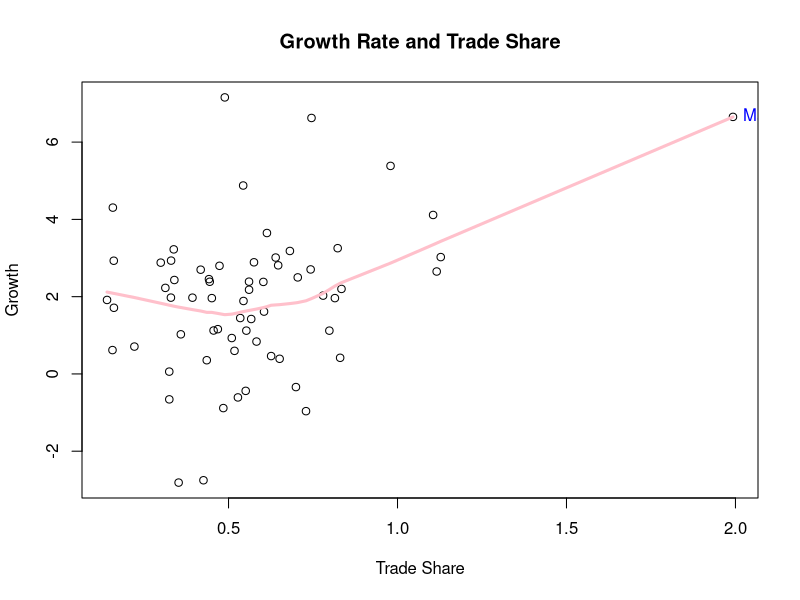
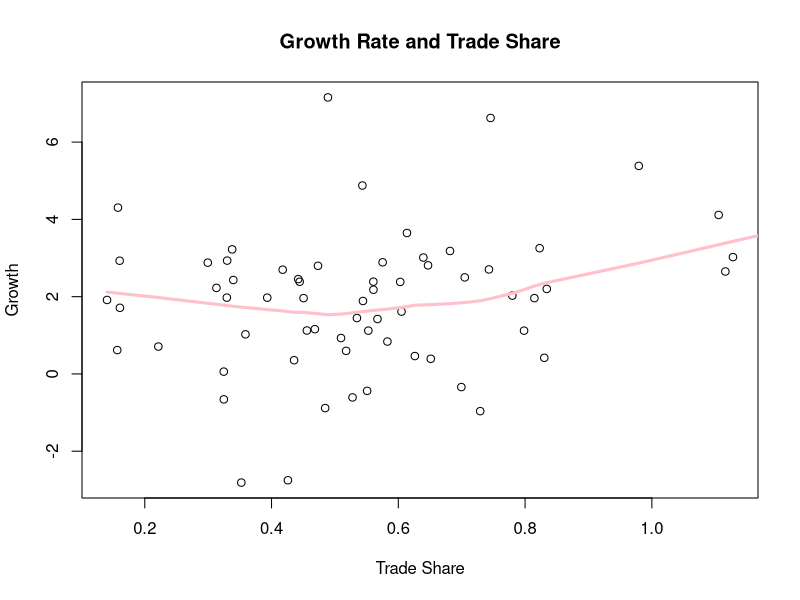

Here is the R script that generated these plots, in order:
P <- read.csv ('Growth.csv')
x <- as.matrix(P$tradeshare)
y <- as.matrix(P$growth)
trade_share = c(P$tradeshare)
growth_rate = c(P$growth)
df <- data.frame (trade_share, growth_rate)
df
#Scatter plot for all countries
plot(x, y, main = "Growth Rate and Trade Share", xlab = "Trade Share", ylab = "Growth", pch = 21)
lines(lowess(x, y), col = "pink", lwd = 3)
A <- which(P$country_name == "Malta")
text(x[A], y[A], labels = "Malta", pos = 4, col = "blue")
model_1 = lm (growth_rate ~ trade_share)
#Prediction for growth rate based on trade share
summary(model_1)
predict(model_1, data.frame(trade_share = 0.5))
predict(model_1, data.frame(trade_share = 1))
#Exclude outliers such as Malta from the model
M <- P[-c(65),]
trade_share_1 = c(M$tradeshare)
growth_rate_1 = c(M$growth)
df1 <- data.frame (trade_share_1, growth_rate_1)
df1
plot(trade_share_1, growth_rate_1, main = "Growth Rate and Trade Share", xlab = "Trade Share", ylab = "Growth", pch = 21)
lines(lowess(x, y), col = "pink", lwd = 3)
model_2 = lm (growth_rate_1 ~ trade_share_1)
summary(model_2)
#Prediction for growth rate based on trade share, updated version
predict(model_2, data.frame(trade_share_1 = 0.5))
predict(model_2, data.frame(trade_share_1= 1))
